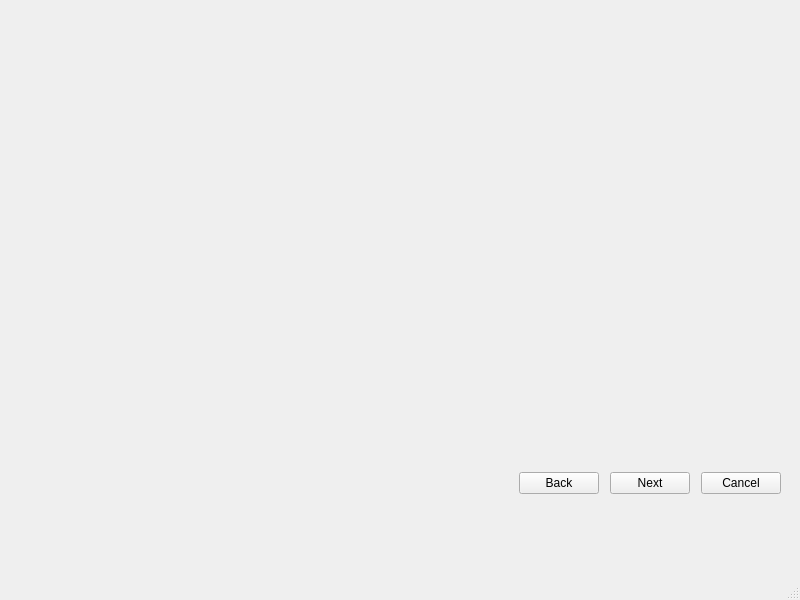
<?xml version="1.0" encoding="UTF-8"?>
<ui version="4.0">
 <class>MainWindow</class>
 <widget class="QMainWindow" name="MainWindow">
  <property name="geometry">
   <rect>
    <x>0</x>
    <y>0</y>
    <width>800</width>
    <height>600</height>
   </rect>
  </property>
  <property name="windowTitle">
   <string>ColAndreas</string>
  </property>
  <widget class="QWidget" name="centralWidget">
   <layout class="QVBoxLayout" name="centralLayout">
    <property name="spacing">
     <number>0</number>
    </property>
    <property name="leftMargin">
     <number>0</number>
    </property>
    <property name="topMargin">
     <number>0</number>
    </property>
    <property name="rightMargin">
     <number>0</number>
    </property>
    <property name="bottomMargin">
     <number>0</number>
    </property>
    <item>
     <widget class="QWidget" name="headerWidget" native="true">
      <layout class="QHBoxLayout" name="headerLayout">
       <property name="spacing">
        <number>0</number>
       </property>
       <property name="leftMargin">
        <number>0</number>
       </property>
       <property name="topMargin">
        <number>0</number>
       </property>
       <property name="rightMargin">
        <number>0</number>
       </property>
       <property name="bottomMargin">
        <number>0</number>
       </property>
       <item>
        <spacer name="headerSpacerL">
         <property name="orientation">
          <enum>Qt::Horizontal</enum>
         </property>
         <property name="sizeHint" stdset="0">
          <size>
           <width>92</width>
           <height>20</height>
          </size>
         </property>
        </spacer>
       </item>
       <item>
        <widget class="QLabel" name="headerImage">
         <property name="minimumSize">
          <size>
           <width>610</width>
           <height>80</height>
          </size>
         </property>
         <property name="text">
          <string/>
         </property>
         <property name="alignment">
          <set>Qt::AlignCenter</set>
         </property>
        </widget>
       </item>
       <item>
        <spacer name="headerSpacerR">
         <property name="orientation">
          <enum>Qt::Horizontal</enum>
         </property>
         <property name="sizeHint" stdset="0">
          <size>
           <width>92</width>
           <height>20</height>
          </size>
         </property>
        </spacer>
       </item>
      </layout>
     </widget>
    </item>
    <item>
     <spacer name="mainSpacer">
      <property name="orientation">
       <enum>Qt::Vertical</enum>
      </property>
      <property name="sizeType">
       <enum>QSizePolicy::Fixed</enum>
      </property>
      <property name="sizeHint" stdset="0">
       <size>
        <width>20</width>
        <height>4</height>
       </size>
      </property>
     </spacer>
    </item>
    <item>
     <widget class="QWidget" name="contentWidget" native="true">
      <layout class="QVBoxLayout" name="contentLayout"/>
     </widget>
    </item>
    <item>
     <widget class="QWidget" name="buttonsWidget" native="true">
      <layout class="QHBoxLayout" name="buttonsLayout">
       <property name="topMargin">
        <number>10</number>
       </property>
       <item>
        <spacer name="buttonsSpacerL">
         <property name="orientation">
          <enum>Qt::Horizontal</enum>
         </property>
         <property name="sizeHint" stdset="0">
          <size>
           <width>40</width>
           <height>5</height>
          </size>
         </property>
        </spacer>
       </item>
       <item>
        <widget class="QPushButton" name="buttonBack">
         <property name="focusPolicy">
          <enum>Qt::NoFocus</enum>
         </property>
         <property name="text">
          <string>Back</string>
         </property>
        </widget>
       </item>
       <item>
        <spacer name="buttonsSpacer1">
         <property name="orientation">
          <enum>Qt::Horizontal</enum>
         </property>
         <property name="sizeType">
          <enum>QSizePolicy::Fixed</enum>
         </property>
         <property name="sizeHint" stdset="0">
          <size>
           <width>5</width>
           <height>5</height>
          </size>
         </property>
        </spacer>
       </item>
       <item>
        <widget class="QPushButton" name="buttonNext">
         <property name="focusPolicy">
          <enum>Qt::NoFocus</enum>
         </property>
         <property name="text">
          <string>Next</string>
         </property>
        </widget>
       </item>
       <item>
        <spacer name="buttonsSpacer2">
         <property name="orientation">
          <enum>Qt::Horizontal</enum>
         </property>
         <property name="sizeType">
          <enum>QSizePolicy::Fixed</enum>
         </property>
         <property name="sizeHint" stdset="0">
          <size>
           <width>5</width>
           <height>5</height>
          </size>
         </property>
        </spacer>
       </item>
       <item>
        <widget class="QPushButton" name="buttonCancel">
         <property name="focusPolicy">
          <enum>Qt::NoFocus</enum>
         </property>
         <property name="text">
          <string>Cancel</string>
         </property>
        </widget>
       </item>
       <item>
        <spacer name="buttonsSpacerR">
         <property name="orientation">
          <enum>Qt::Horizontal</enum>
         </property>
         <property name="sizeType">
          <enum>QSizePolicy::Fixed</enum>
         </property>
         <property name="sizeHint" stdset="0">
          <size>
           <width>10</width>
           <height>5</height>
          </size>
         </property>
        </spacer>
       </item>
      </layout>
     </widget>
    </item>
   </layout>
  </widget>
  <widget class="QMenuBar" name="menuBar">
   <property name="geometry">
    <rect>
     <x>0</x>
     <y>0</y>
     <width>800</width>
     <height>30</height>
    </rect>
   </property>
  </widget>
  <widget class="QStatusBar" name="statusBar"/>
 </widget>
 <resources/>
 <connections/>
</ui>
